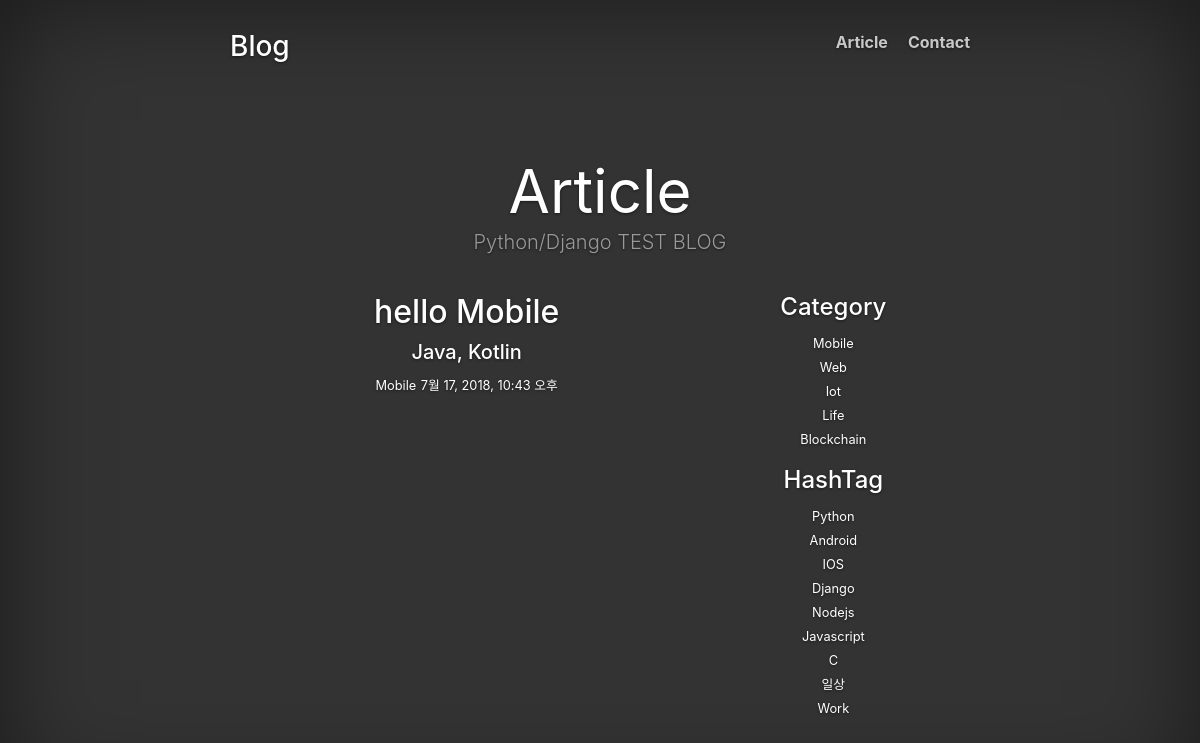
Page /articles/?category=Mobile on the committed database.
### development/models.py (models this page shows, shortened)
class Article(models.Model):
    title = models.CharField(max_length=100)
    subTitle = models.CharField(max_length=100)
    content = models.TextField()
    category = models.ForeignKey(Category, on_delete=models.CASCADE)
    hashtag = models.ManyToManyField(HashTag)
    created_at = models.DateTimeField(auto_now_add=True)

class Category(models.Model):
    category_name = models.CharField(max_length=10)
    def __str__(self):
        return self.category_name

class HashTag(models.Model):
    tag = models.CharField(max_length=50)

### development/views.py (the view)
# urls.py: url(r'^articles/$', views.list_page, name='list'),
def list_page(request):
    category = request.GET.get('category')
    hashtag = request.GET.get('hashtag')
    if not category and not hashtag:
        article_list = Article.objects.all()
    elif category and hashtag:
        article_list = Article.objects.filter(category__category_name=category, hashtag__tag=hashtag)
    elif category:
        article_list = Article.objects.filter(category__category_name=category)
    else:
        article_list = Article.objects.filter(hashtag__tag=hashtag)
    hashtag_list = HashTag.objects.all()
    category_list = Category.objects.all()
    context = {
        'article_list' : article_list,
        'hashtag_list' : hashtag_list,
        'category_list' : category_list
    }
    return render(request, "article_list.html", context)

### templates/article_list.html
{% extends "base.html" %}
{% block body %}
<div class="container">
    <div class="blog-header">
        <h1 class="blog-title">Article</h1>
        <p class="lead blog-description">Python/Django TEST BLOG</p>
    </div>
    <div class="row">
        <div class="col-sm-8 blog-main">
            {% if article_list %}
                {% for article in article_list %}
                <div class="blog-post">
                    <h2 class="blog-post-title">
                        <a href="{% url "detail" article.id %}">{{ article.title }}</a>
                    </h2>
                    <h5 class="blog-post-title">{{ article.subTitle }}</h5>
                    <small>{{ article.category }}</small>
                    <small>{{ article.created_at }}</small>
                </div>
                <br/>
                {% endfor %}
            {% else %}
                <h2>게시글이 없습니다.</h2>
            {% endif %}
        </div>
        <div class="col-sm-3 col-sm-offset-1 blog-sidebar">
            <div class="sidebar-module sidebar-module-inset">
                <h4>Category</h4>
                <ol class="list-unstyled">
                    {% for category in category_list %}
                        <li>
                            <small>
                                <a href="/articles/?category={{ category }}">{{ category }}</a>
                            </small>
                        </li>
                    {% endfor %}
                </ol>
            </div>
            <div class="sidebar-module">
                <h4>HashTag</h4>
                <ol class="list-unstyled">
                    {% if hashtag_list %}
                        {% for hashtag in hashtag_list %}
                        <li>
                            <small><a href="/articles/?hashtag={{ hashtag.tag }}">{{ hashtag.tag }}</a></small>
                        </li>
                        {% endfor %}
                    {% endif %}
                </ol>
            </div>
        </div>
    </div>
</div>
{% endblock %}

### static/css/base.css (style rules this page uses)
a, a:focus, a:hover { color: #fff; }
html, body { height: 100%; background-color: #333; }
body { color: #fff; text-align: center; text-shadow: 0 1px 3px rgba(0,0,0,.5); }
.blog-header { padding-top: 60px; padding-bottom: 20px; }
.blog-title { margin-top: 30px; margin-bottom: 0; font-size: 60px; font-weight: normal; }
.blog-description { font-size: 20px; color: #999; }

### rows in the picture
Article: title "hello Mobile", subTitle "Java, Kotlin", category "Mobile", created_at "7월 17, 2018, 10:43 오후"
Category: category_name "Mobile"
Category: category_name "Web"
Category: category_name "Iot"
Category: category_name "Life"
Category: category_name "Blockchain"
HashTag: tag "Python"
HashTag: tag "Android"
HashTag: tag "IOS"
HashTag: tag "Django"
HashTag: tag "Nodejs"
HashTag: tag "Javascript"
HashTag: tag "C"
HashTag: tag "일상"
HashTag: tag "Work"
